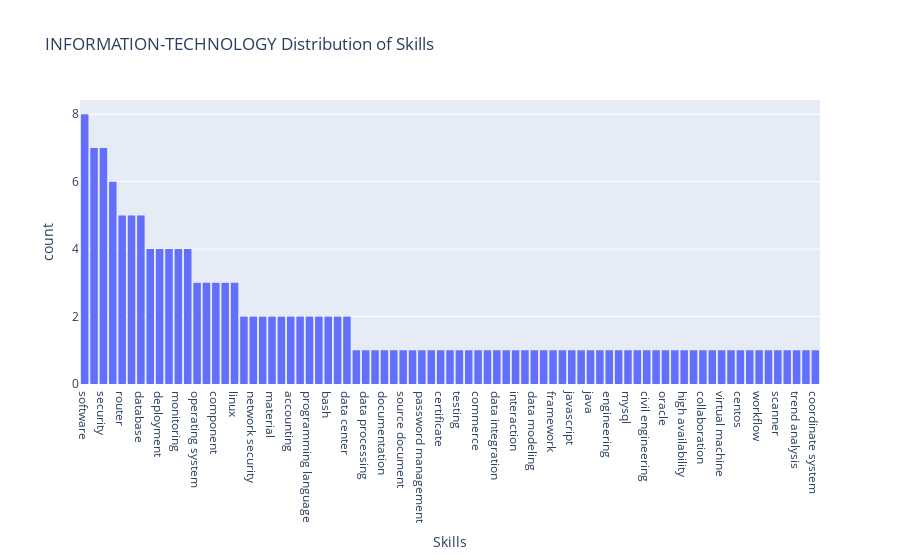

Notebook source saved alongside this figure:
### Code cell
Total_skills = []
if Job_Category != "ALL":
    fltr = data[data["Category"] == Job_Category]["skills"]
    for x in fltr:
        for i in x:
            Total_skills.append(i)
else:
    fltr = data["skills"]
    for x in fltr:
        for i in x:
            Total_skills.append(i)

fig = px.histogram(
    x=Total_skills,
    labels={"x": "Skills"},
    title=f"{Job_Category} Distribution of Skills",
).update_xaxes(categoryorder="total descending")
fig.show()

### Figure 1 — Plotly figure (JSON) as saved in the notebook; plotly's stock layout.template omitted (floating-point values rounded to 4 significant figures; data arrays with more than 128 entries replaced by an {"elided": "..."} marker saying what was removed)
{"data": [{"alignmentgroup": "True", "bingroup": "x", "hovertemplate": "Skills=%{x}<br>count=%{y}<extra></extra>", "legendgroup": "", "marker": {"color": "#636efa", "pattern": {"shape": ""}}, "name": "", "offsetgroup": "", "orientation": "v", "showlegend": false, "type": "histogram", "x": {"elided": "152 str values"}, "xaxis": "x", "yaxis": "y"}], "layout": {"barmode": "relative", "legend": {"tracegroupgap": 0}, "title": {"text": "INFORMATION-TECHNOLOGY Distribution of Skills"}, "xaxis": {"anchor": "y", "categoryorder": "total descending", "domain": [0, 1], "title": {"text": "Skills"}}, "yaxis": {"anchor": "x", "domain": [0, 1], "title": {"text": "count"}}}}
